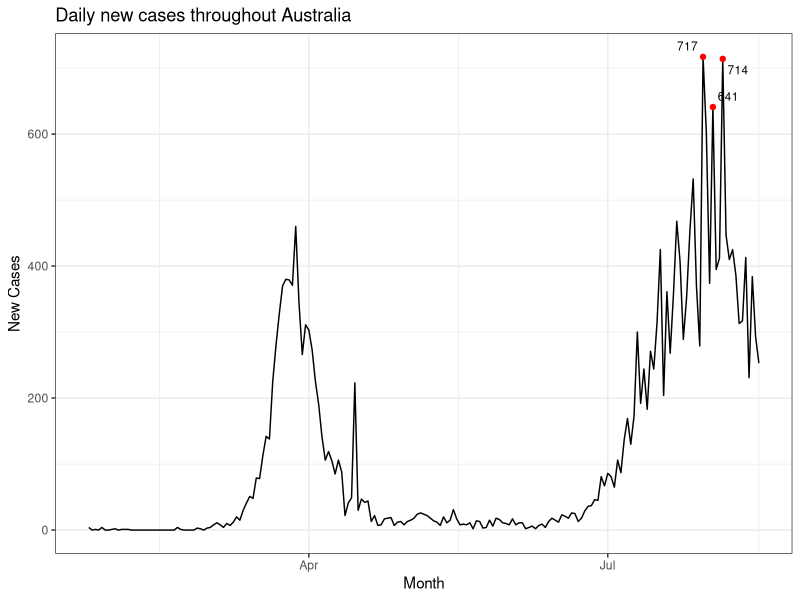
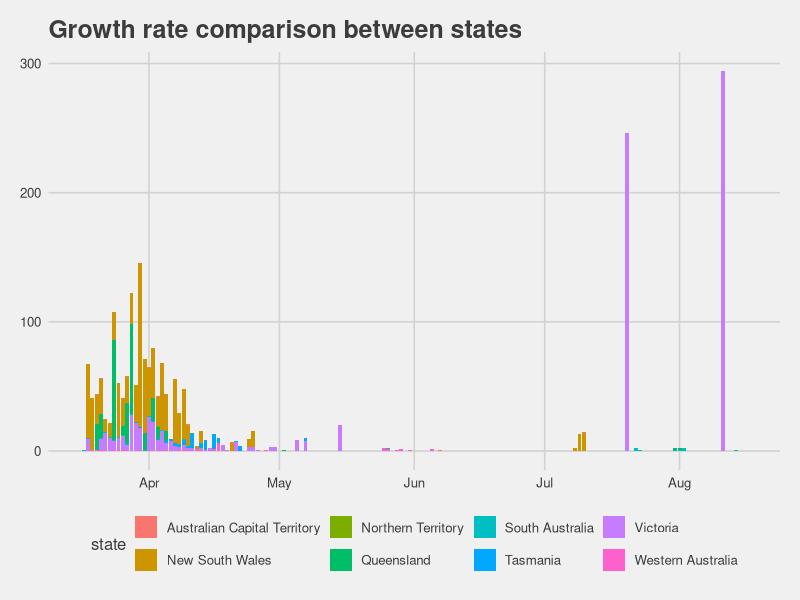

The R script that drew these images, in order:
library(ggplot2)
library(dplyr)
library(tidyverse)
library(lubridate)
require(scales)
library(ggthemes)
library(ggrepel)


setwd("C:/Users/naiki/OneDrive - LA TROBE UNIVERSITY/Desktop/La Trobe/Semester 3/Visual Analytics/Assignment 2")
covid_au <- read.csv("covid_au_state.csv")
covid_au$date <- as.Date(parse_date_time(covid_au$date, "dmy"))

#Task-1 - Figure-1
confirmed <- covid_au[,c(1,2,4)]
date_group <- confirmed %>%
  group_by(date) %>%
  summarise(total_new_cases = sum(confirmed))

date_group %>%
  ggplot(aes(date, total_new_cases)) +
  geom_line() + xlab("Month") + ylab("New Cases") + ggtitle("Daily new cases throughout Australia") +
  geom_point(data = subset(date_group, total_new_cases > 610), aes(x=date, y=total_new_cases),color="red") +
  geom_text_repel(data = subset(date_group, total_new_cases > 610), aes(label = total_new_cases), size = 3) +
  #gghighlight(total_new_cases >610) +
  theme_bw()

#Task-1 - Figure-2
state_group <- covid_au %>%
  #group_by(state) %>%
  mutate(growth = confirmed/lag(confirmed)) %>%
  filter(date > as.Date("2020-03-16"))
state_group$growth[state_group$growth == "Inf"] <- 0
state_group$growth[is.na(state_group$growth)] <- 0
state_group$growth[state_group$growth < 0] <- 0

state_group %>%  
  ggplot(aes(x=date, y=growth, fill=state)) +
  geom_col(na.rm = TRUE) +
  theme_fivethirtyeight() +
  ggtitle("Growth rate comparison between states")


